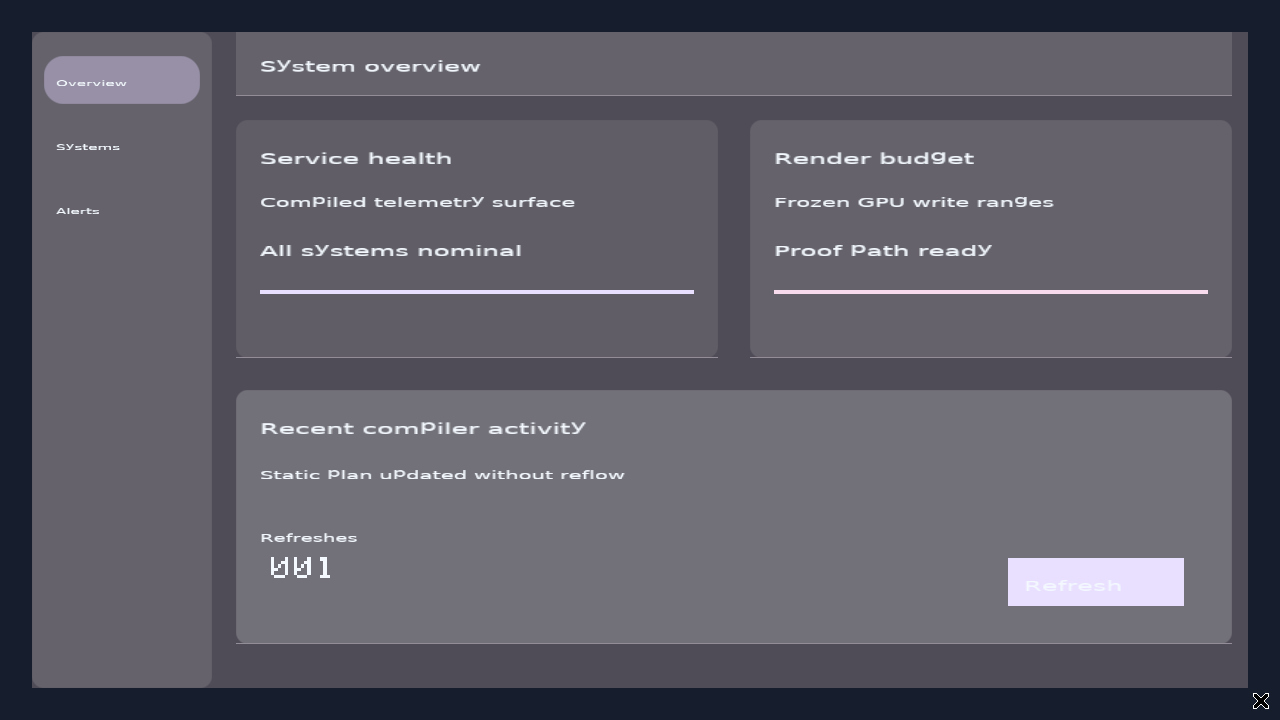
#> input picture out/material-profile-dashboard-before-baseline-v1.png, 1280 x 720 px
$ python make_font_baseline_comparison.py
#> lines starting #> are read from the running program, lines starting #| are printed output that depends on the picture
#!/usr/bin/env python3
"""Build a deterministic before/after board for page-2 baseline placement."""
from __future__ import annotations

from pathlib import Path
from PIL import Image, ImageDraw, ImageFont

ROOT = Path(__file__).resolve().parent.parent
OUT = ROOT / "out"
BEFORE = OUT / "material-profile-dashboard-before-baseline-v1.png"
AFTER = OUT / "material-profile-dashboard-v1.png"
OUTPUT = OUT / "material-profile-baseline-before-after.png"


def font(size: int) -> ImageFont.FreeTypeFont:
    return ImageFont.truetype("/usr/share/fonts/truetype/dejavu/DejaVuSans.ttf", size)


def label(draw: ImageDraw.ImageDraw, xy: tuple[int, int], text: str, color: tuple[int, int, int]) -> None:
    draw.text(xy, text, fill=color, font=font(24))


def main() -> None:
    before = Image.open(BEFORE).convert("RGB")
#> before is the input picture: PIL image 1280x720 RGB; mean R, G, B 93.7, 92.1, 102.7
    after = Image.open(AFTER).convert("RGB")
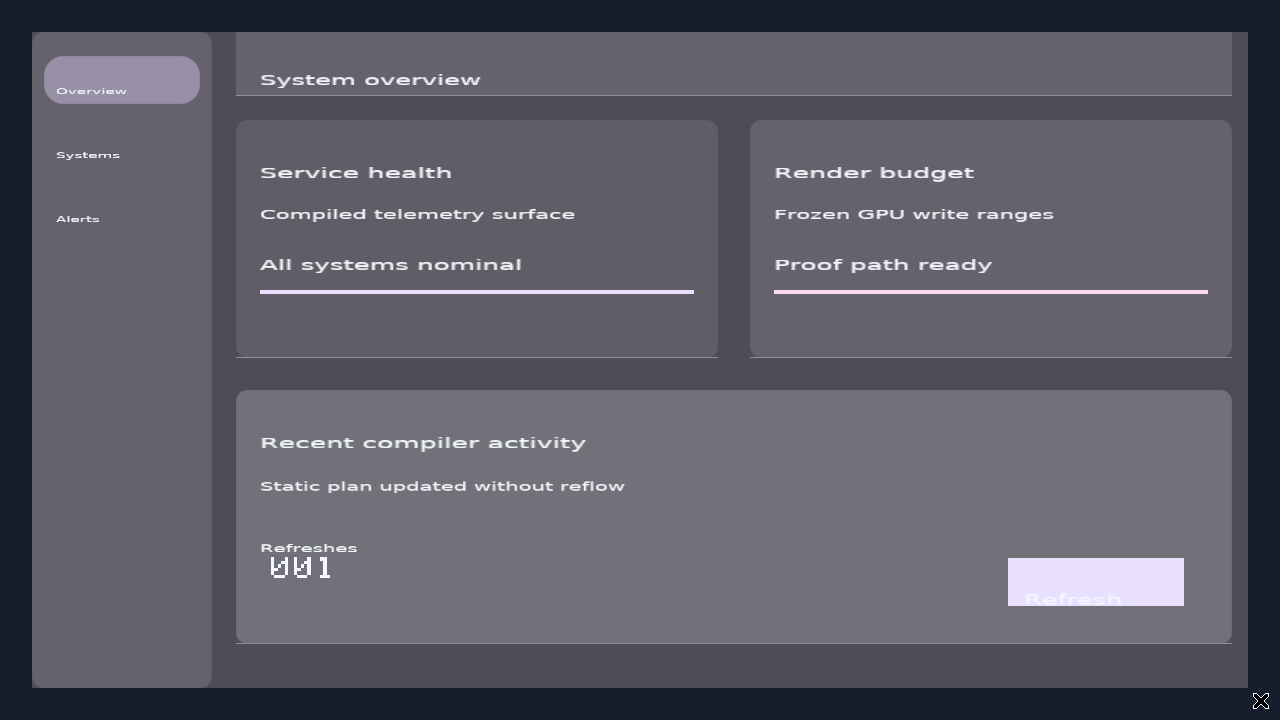
#> input picture out/material-profile-dashboard-v1.png, 1280 x 720 px
#> after is the input picture: PIL image 1280x720 RGB; mean R, G, B 93.7, 92.1, 102.7
    if before.size != after.size:
        raise SystemExit("input dimensions differ")

    # Keep full real frames and add two nearest-neighbour enlarged title crops where
    # the prior top-alignment defect is most evident.
    crop = (236, 120, 718, 280)
    before_crop = before.crop(crop).resize((964, 320), Image.Resampling.NEAREST)
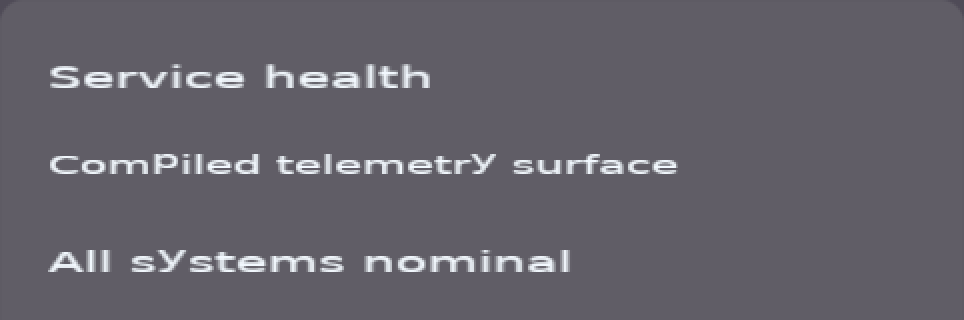
#> before_crop: PIL image 964x320 RGB; mean R, G, B 101.1, 98.5, 107.3
    after_crop = after.crop(crop).resize((964, 320), Image.Resampling.NEAREST)
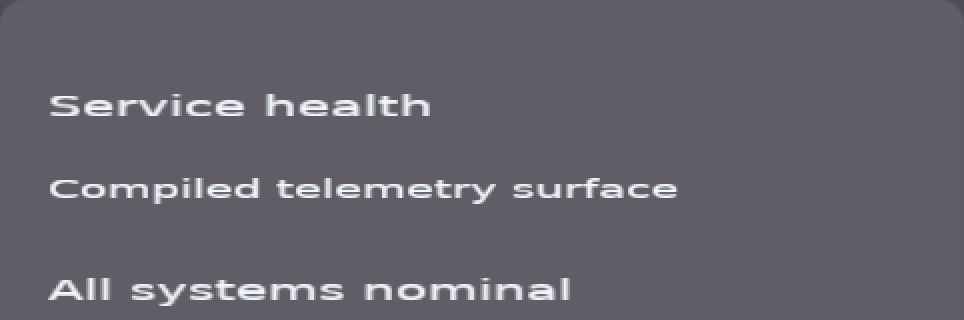
#> after_crop: PIL image 964x320 RGB; mean R, G, B 101.1, 98.4, 107.3
    width = 32 + before.width + 32 + after.width + 32
#> width = 2656
    height = 52 + before.height + 36 + 32 + 320 + 32
#> height = 1192
    board = Image.new("RGB", (width, height), (17, 22, 31))
    draw = ImageDraw.Draw(board)
    label(draw, (32, 14), "Before: glyph tops forced to one y", (246, 185, 205))
    label(draw, (32 + before.width + 32, 14), "After: manifest-bearing baseline", (182, 225, 201))
    board.paste(before, (32, 52))
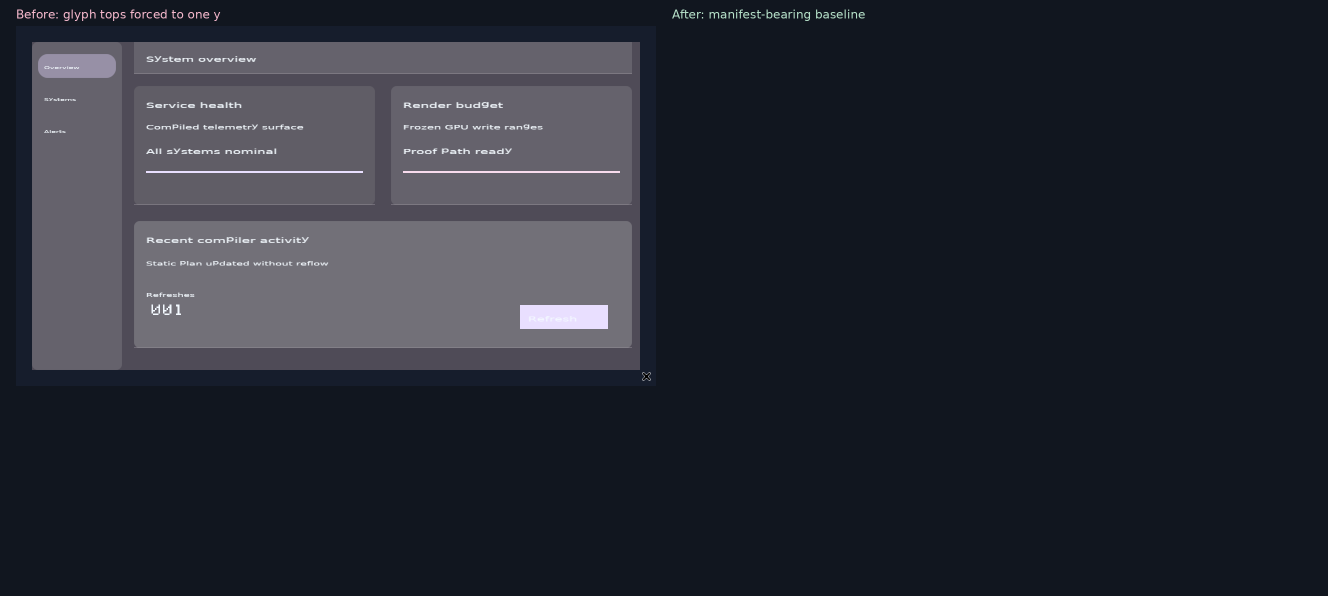
#> board: PIL image 2656x1192 RGB (shown at 1/2 size); mean R, G, B 39.6, 42.6, 52.1
    board.paste(after, (32 + before.width + 32, 52))
    label(draw, (32, 52 + before.height + 38), "Service health — 2× pixel crop", (225, 230, 238))
    board.paste(before_crop, (32, 52 + before.height + 76))
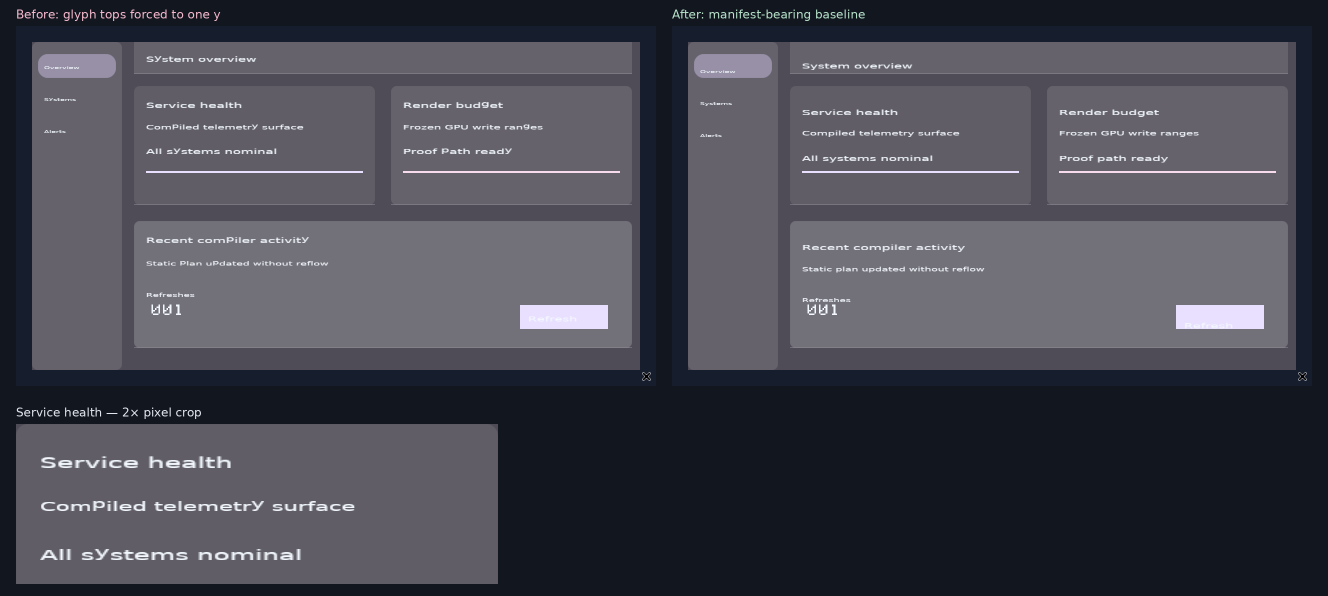
#> board: PIL image 2656x1192 RGB (shown at 1/2 size); mean R, G, B 70.2, 70.6, 80.5
    board.paste(after_crop, (32 + 964 + 32, 52 + before.height + 76))
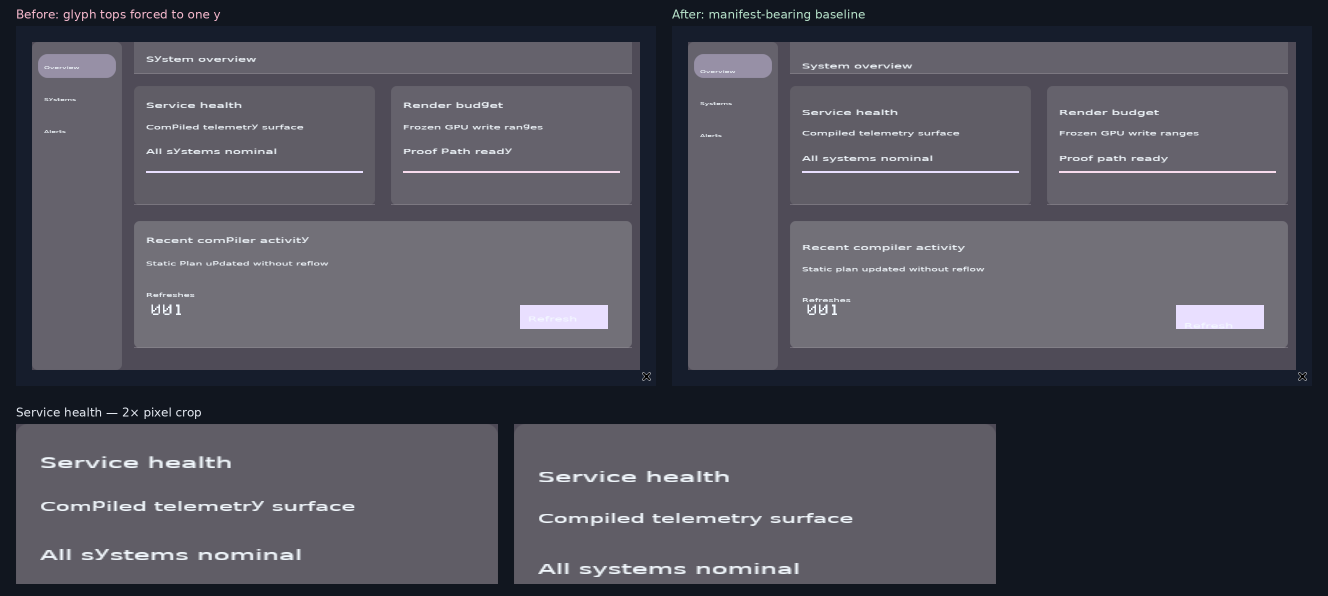
#> board: PIL image 2656x1192 RGB (shown at 1/2 size); mean R, G, B 78.4, 78, 87.9
    OUTPUT.parent.mkdir(parents=True, exist_ok=True)
    board.save(OUTPUT)
    print(OUTPUT)


if __name__ == "__main__":
    main()
